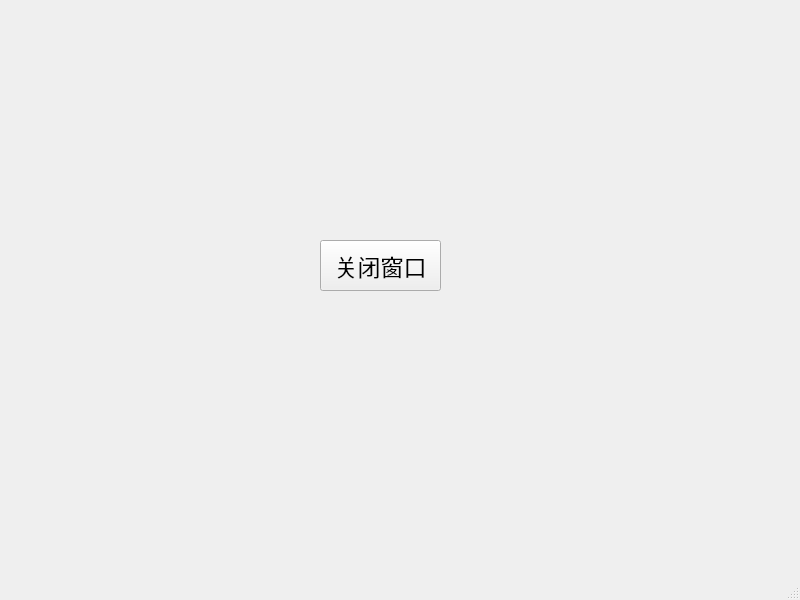
<?xml version="1.0" encoding="UTF-8"?>
<ui version="4.0">
 <class>MainWindow</class>
 <widget class="QMainWindow" name="MainWindow">
  <property name="geometry">
   <rect>
    <x>0</x>
    <y>0</y>
    <width>800</width>
    <height>600</height>
   </rect>
  </property>
  <property name="windowTitle">
   <string>MainWindow</string>
  </property>
  <widget class="QWidget" name="centralwidget">
   <widget class="QPushButton" name="pushButton">
    <property name="geometry">
     <rect>
      <x>320</x>
      <y>240</y>
      <width>121</width>
      <height>51</height>
     </rect>
    </property>
    <property name="font">
     <font>
      <pointsize>17</pointsize>
     </font>
    </property>
    <property name="text">
     <string>关闭窗口</string>
    </property>
   </widget>
  </widget>
  <widget class="QMenuBar" name="menubar">
   <property name="geometry">
    <rect>
     <x>0</x>
     <y>0</y>
     <width>800</width>
     <height>21</height>
    </rect>
   </property>
  </widget>
  <widget class="QStatusBar" name="statusbar"/>
 </widget>
 <resources/>
 <connections>
  <connection>
   <sender>pushButton</sender>
   <signal>clicked()</signal>
   <receiver>MainWindow</receiver>
   <slot>close()</slot>
   <hints>
    <hint type="sourcelabel">
     <x>369</x>
     <y>294</y>
    </hint>
    <hint type="destinationlabel">
     <x>282</x>
     <y>407</y>
    </hint>
   </hints>
  </connection>
 </connections>
</ui>
